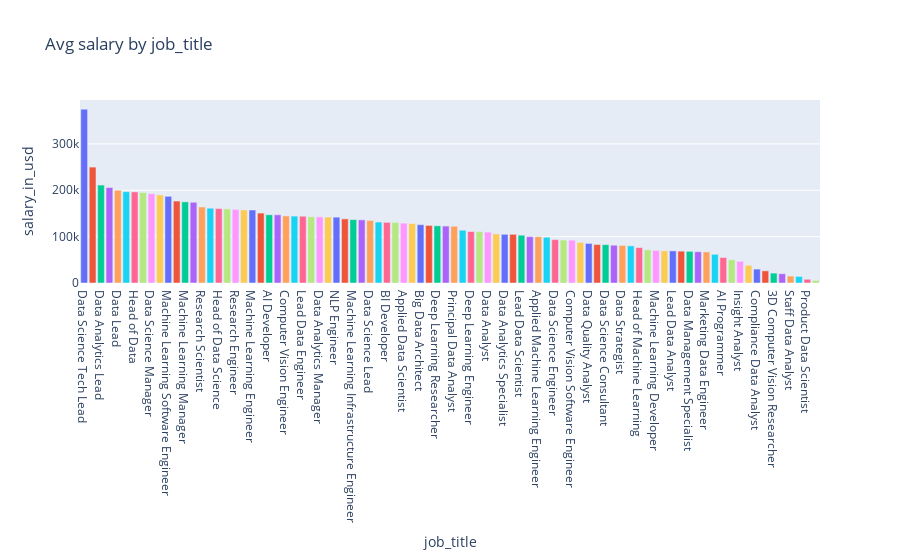

The code cell stored with this chart in its notebook:
### Markdown cell above
Les mots "Data", "Engineer" et "Scientist" ressortent clairement, indiquant que ces postes sont les plus fréquents

### Code cell
bar = data.groupby('job_title')[target].mean().sort_values(ascending=False).reset_index()
fig = px.bar(bar, x='job_title', y=target, color='job_title', title='Avg salary by job_title')
fig.update_layout(showlegend=False)
fig.show()
